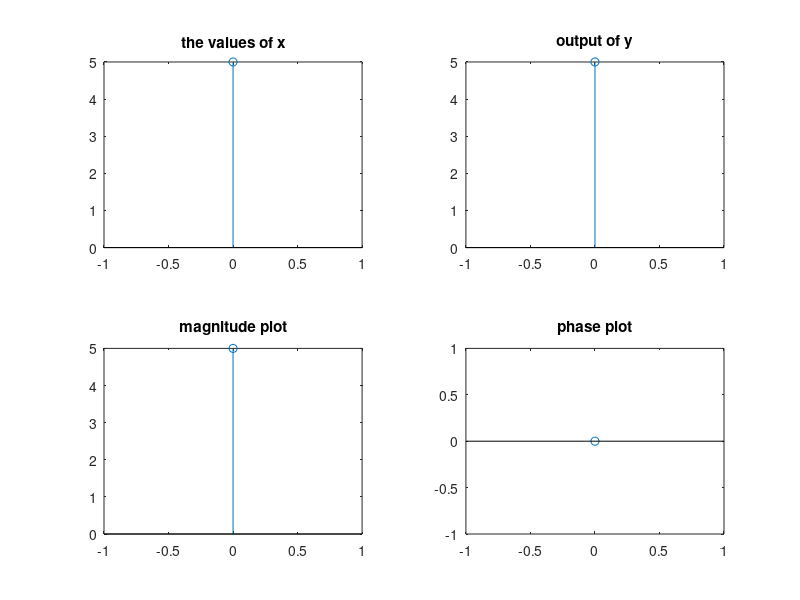

Source code (MATLAB):
clc;
clear all;
close all;
x=input('enter the 1st value');
N=length(x);
for k=0:N-1
y(k+1)=0;
for n=0:N-1
y(k+1)=y(k+1)+x(n+1)*exp(-i*2*pi*n*k/N);
end
end
y
mag=abs(y)
phase=angle(y)
subplot(2,2,1)
n=0:1:length(x)-1;
stem(n,x)
title('the values of x');
subplot(2,2,2)
n1=0:1:length(y)-1;
stem(n1,y)
title('output of y');
subplot(2,2,3)
n2=0:1:length(y)-1;
stem(n2,mag)
title('magnitude plot');
subplot(2,2,4)
n3=0:1:length(y)-1
stem(n3,phase)
title('phase plot');
